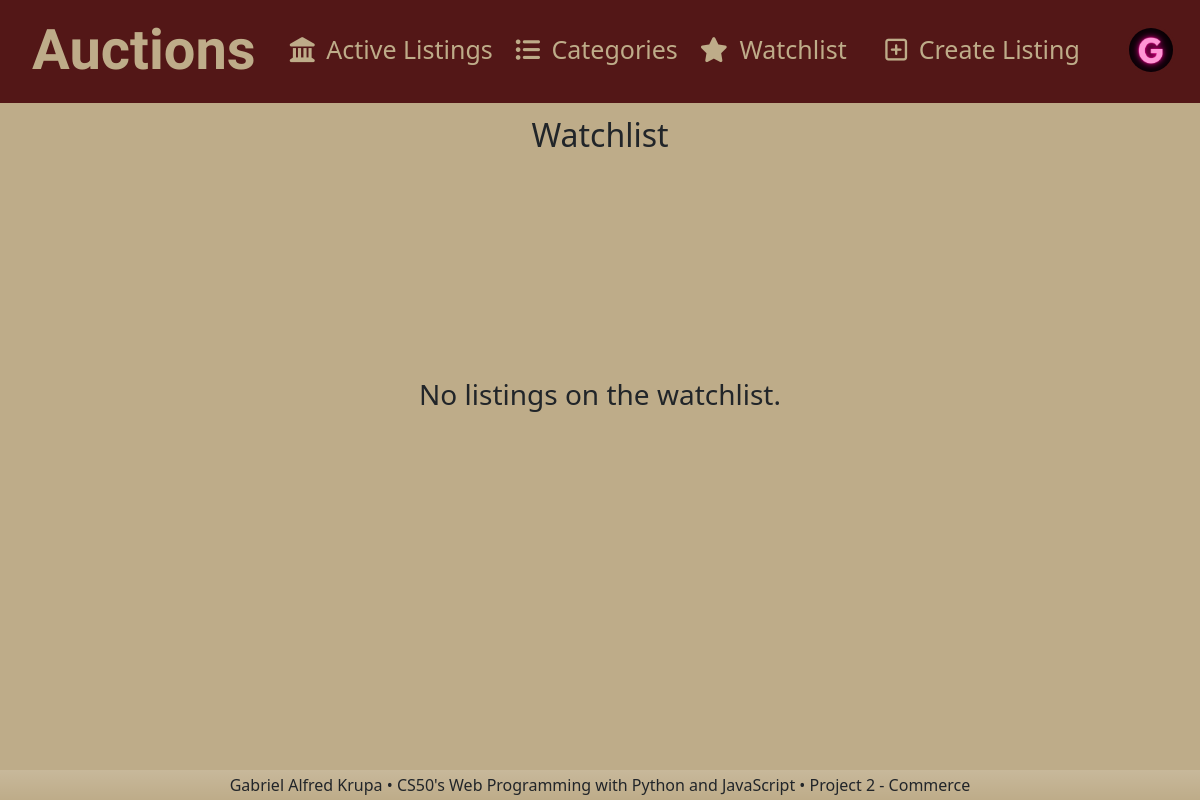
The app's page /watchlist/10 (signed in), older data.
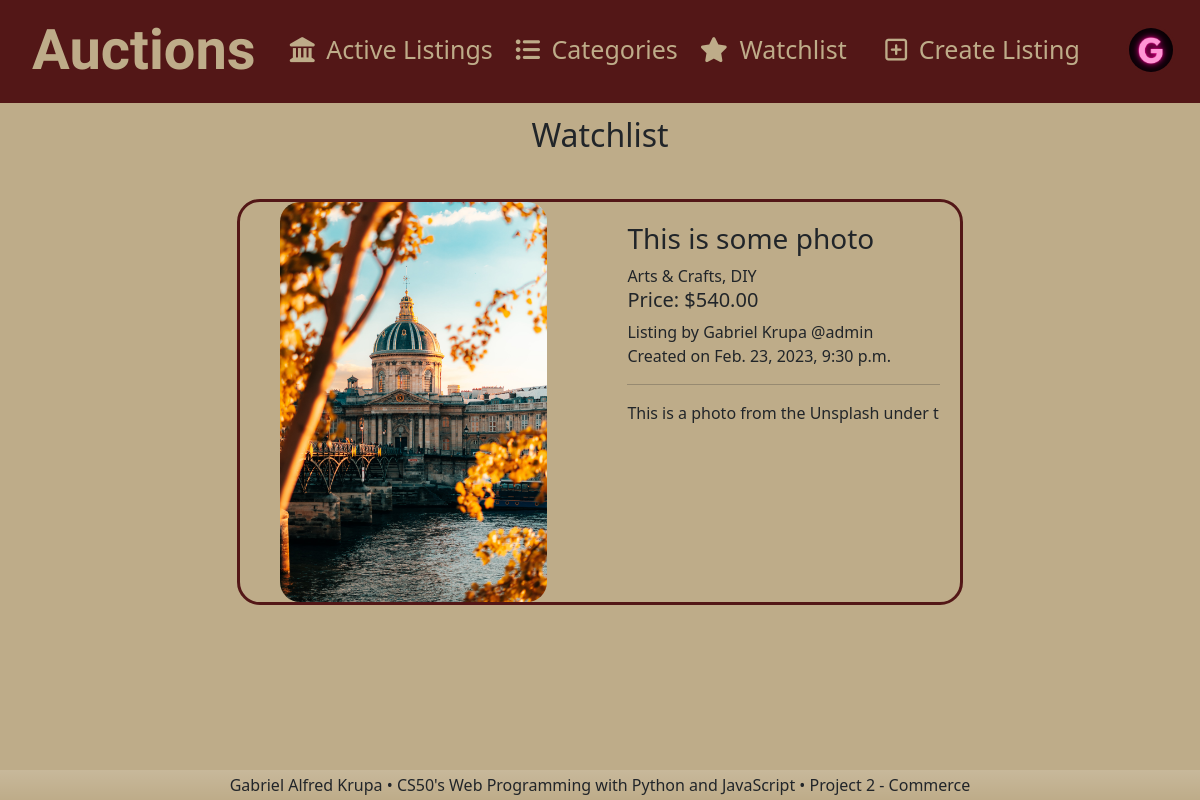
The same page, newer data.
### auctions/models.py (models this page shows, shortened)
class Watchlist(models.Model):
    user = models.ForeignKey(User, on_delete=models.CASCADE, related_name="watching", verbose_name="Watching")
    listing = models.ForeignKey(AuctionListing, on_delete=models.CASCADE, related_name="watch_listing", verbose_name="Listing")

class AuctionListing(models.Model):
    category = models.CharField(max_length=50, choices=CATEGORIES, verbose_name="category")
    user = models.ForeignKey(User, on_delete=models.CASCADE, related_name="seller", verbose_name="seller")
    picture = models.ImageField(default='default_listing.png')
    title = models.CharField(max_length=100, verbose_name='Title')
    price = models.DecimalField(max_digits=6, decimal_places=2, verbose_name="Price in USD($)", validators=[MinValueValidator(0.01)])
    description = models.TextField(max_length=1000)
    date = models.DateTimeField(auto_now_add=True, verbose_name="Listed on")
    sold_to = models.ForeignKey(User, on_delete=models.CASCADE, related_name="buyer", verbose_name="buyer", null=True, blank=True)
    closed = models.IntegerField(max_length = 1, default=0, validators=[MinValueValidator(0), MaxValueValidator(1)])

class User(AbstractUser):
    date = models.DateTimeField(auto_now_add=True, verbose_name="Member since")
    picture = models.ImageField(default='default_avatar.png')

### auctions/views.py (the view)
# urls.py: path("watchlist/<int:user_id>", views.watchlist, name="watchlist"),
@login_required
def watchlist(request, user_id):
    return render(request, "auctions/watchlist.html", {
        "listings": Watchlist.objects.filter(user_id=user_id).only('listing')
    })

### auctions/templatetags/auctions_tags.py (called while the page is built)
@register.simple_tag
def watch_items(user_id):
    items = Watchlist.objects.filter(user_id=user_id)
    if items:
        return len(items)
    else:
        return ''

### auctions/templates/auctions/watchlist.html (shortened to what this page needs)
{% extends "auctions/layout.html" %}
{% block body %}
    <h2 class="title mt-3 mb-5">Watchlist</h2>
    {% if listings.count and user.is_authenticated %}
        <div id="listings">
            {% for listing in listings %}
                        <div class="listing" onclick="location.href='/listing/{{listing.listing.id}}/{{user.id}}'">
                                <div class="listing-image">
                                <img src="{{ listing.listing.picture.url }}" alt="{{listing.listing.title}}" loading="lazy">
                            </div>
                            <div class="listing-info">
                                <div class="title-n-time">
                                    <h3>{{listing.listing.title}}</h3>
                                    <div><a href="/category/{{listing.listing.category}}">{{listing.listing.category}}</a></div>
                                    <div><h5>Price: ${{listing.listing.price}}</h5></div>
                                    <div>Listing by {{listing.listing.user.first_name}} {{listing.listing.user.last_name}}  @{{listing.listing.user.username}}</div>
                                    <div>Created on {{listing.listing.date}}</div>
                                    <hr>
                                </div>
                                <div class="description">
                                    {{listing.listing.description}}
                                </div>
                            </div>
                        </div>
            {% endfor %}
        </div>
    {% else %}
        <div class="error">
            <h3>No listings on the watchlist.</h3>
        </div>
    {% endif %}
{% endblock %}

Row changes from the older to the newer data that the page shows:
added Watchlist: listing.picture (picture), listing "This is some photo", listing.category "Arts & Crafts, DIY", listing.price "540.00", listing.user.first_name "Gabriel", listing.user.last_name "Krupa", listing.user.username "admin", listing "Feb. 23, 2023, 9:30 p.m.", listing.description "This is a photo from the Unsplash unde…"
Text that changed along with them:
text no longer shown: "No listings on the watchlist."
